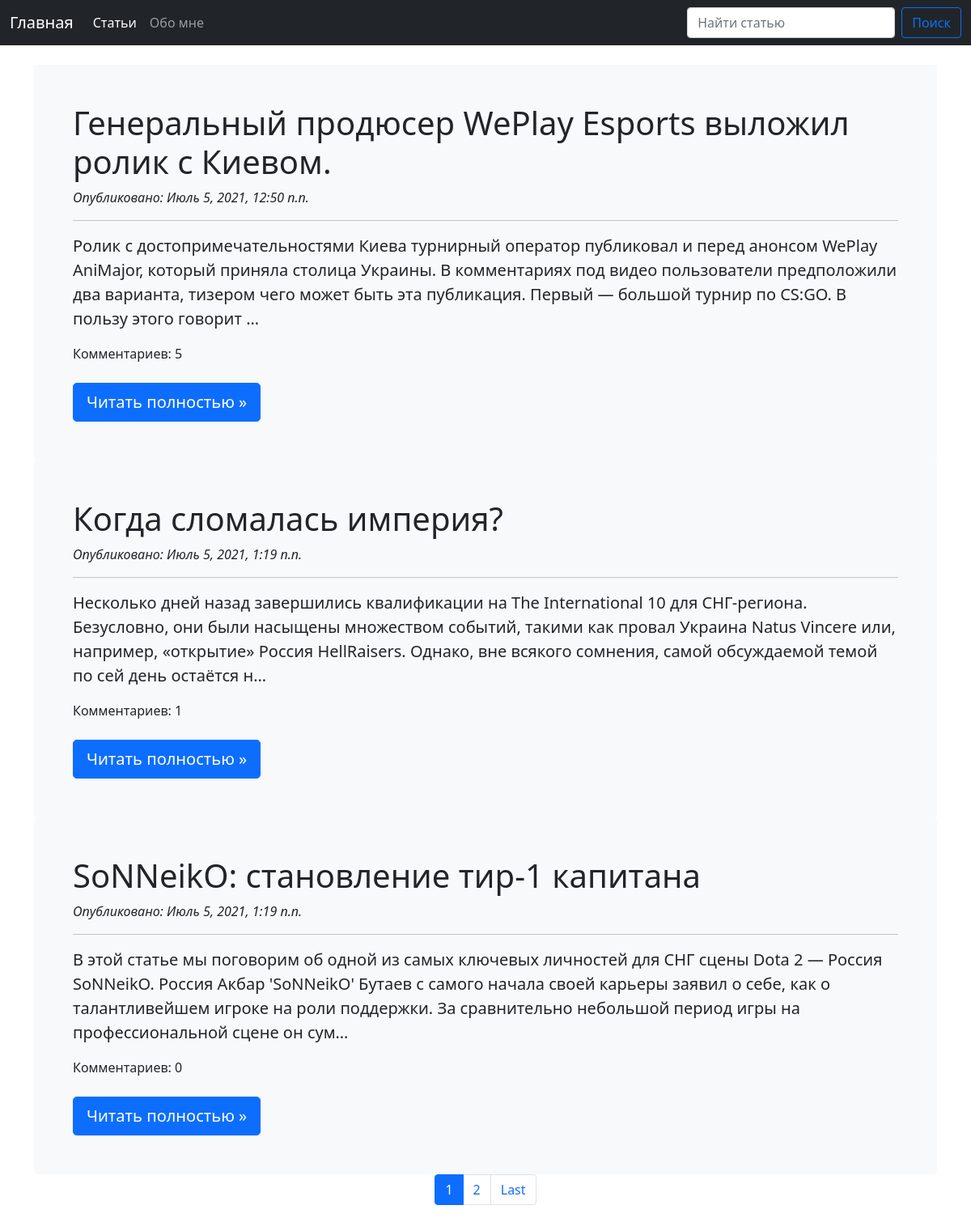
The app's page /articles/ with its own data.
### blog/models.py (models this page shows, shortened)
class Article(models.Model):
    title = models.CharField('Название', max_length=100)
    content = models.TextField('Содержимое статьи')
    pub_date = models.DateTimeField('Дата публикации', auto_now=True)
    class Meta:
        verbose_name = 'Статья'
        verbose_name_plural = 'Статьи'

### blog/views.py (the view)
# urls.py: path('articles/', views.index, name='articles'),
def index(request):
    a = Article.objects.all()
    paginator = Paginator(a, 3)
    page_number = request.GET.get('page')
    page_obj = paginator.get_page(page_number)
    return render(request, 'blog/test.html', {'page_obj': page_obj})

### templates/blog/test.html (shortened to what this page needs)
{% extends 'base.html' %}
{% block content %}
<main class="container">
    {% for a in page_obj %}
    <div class="bg-light p-5 rounded">
        <h1>{{ a.title }}</h1>
        <em>Опубликовано: {{ a.pub_date }}</em>
        <hr>
        <p class="lead">
            {{ a.content|truncatechars:300 }}
        </p>
        Комментариев: {{ a.comment_set.count }}
        <br>
        <br>
        <a class="btn btn-lg btn-primary" href="{% url 'articles:article_detail' a.id %}" role="button">Читать полностью &raquo;</a>
    </div>
    {% endfor %}
    <nav aria-label="Page navigation example">
        <ul class="pagination justify-content-center">
            <li class="page-item active" aria-current="page">
                <span class="page-link">{{ page_obj.number }}</span>
            </li>
            {% if page_obj.has_next %}
                <li class="page-item">
                    <a class="page-link" href="?page={{ page_obj.next_page_number }}"
                       aria-disabled="true">{{ page_obj.next_page_number }}</a>
                </li>
                <li class="page-item">
                    <a class="page-link" href="?page={{ page_obj.paginator.num_pages }}" aria-disabled="true">Last</a>
                </li>
            {% endif %}
        </ul>
    </nav>
</main>
{% endblock content %}

### templates/base.html (shortened to what this page needs)
<!DOCTYPE html>
{% load static %}
<html lang="en">
<head>
    <link rel="stylesheet" type="text/css" href="{% static 'css/style.css' %}">
</head>
<body>
<nav class="navbar navbar-expand-md navbar-dark bg-dark mb-4">
  <div class="container-fluid">
    <a class="navbar-brand" href="/">Главная</a>
    <div class="collapse navbar-collapse" id="navbarCollapse">
      <ul class="navbar-nav me-auto mb-2 mb-md-0">
        <li class="nav-item">
          <a class="nav-link active" aria-current="page" href="{% url 'articles:articles' %}">Статьи</a>
        </li>
        <li class="nav-item">
          <a class="nav-link" href="{% url 'articles:about' %}">Обо мне</a>
        </li>
      </ul>
      <form action="{% url 'articles:search' %}" class="d-flex" method="get">
        <input class="form-control me-2" name="search" type="text" placeholder="Найти статью" aria-label="Search">
        <button type="submit" class="btn btn-outline-primary" type="submit">Поиск</button>
      </form>
    </div>
  </div>
</nav>
{% block content %}
{% endblock content %}
</body>
</html>

### records on screen
Article: title "Генеральный продюсер WePlay Esports выложил ролик с Киевом.", pub_date "Июль 5, 2021, 12:50 п.п.", content "Ролик с достопримечательностями Киева турнирный оператор публиковал и перед анонсом WePlay AniMajor, который приняла столица Украины. В комментариях под видео пользователи предположили два варианта, тизером чего может быть эта публикация. Первый — большой турнир по CS:GO. В пользу этого говорит …", comment_set.count "5"
Article: title "Когда сломалась империя?", pub_date "Июль 5, 2021, 1:19 п.п.", content "Несколько дней назад завершились квалификации на The International 10 для СНГ-региона. Безусловно, они были насыщены множеством событий, такими как провал Украина Natus Vincere или, например, «открытие» Россия HellRaisers. Однако, вне всякого сомнения, самой обсуждаемой темой по сей день остаётся н…", comment_set.count "1"
Article: title "SoNNeikO: становление тир-1 капитана", pub_date "Июль 5, 2021, 1:19 п.п.", content "В этой статье мы поговорим об одной из самых ключевых личностей для СНГ сцены Dota 2 — Россия SoNNeikO. Россия Акбар 'SoNNeikO' Бутаев с самого начала своей карьеры заявил о себе, как о талантливейшем игроке на роли поддержки. За сравнительно небольшой период игры на профессиональной сцене он сум…", comment_set.count "0"

### other values on screen
{{ page_obj.number }} "1"
{{ page_obj.next_page_number }} "2"
